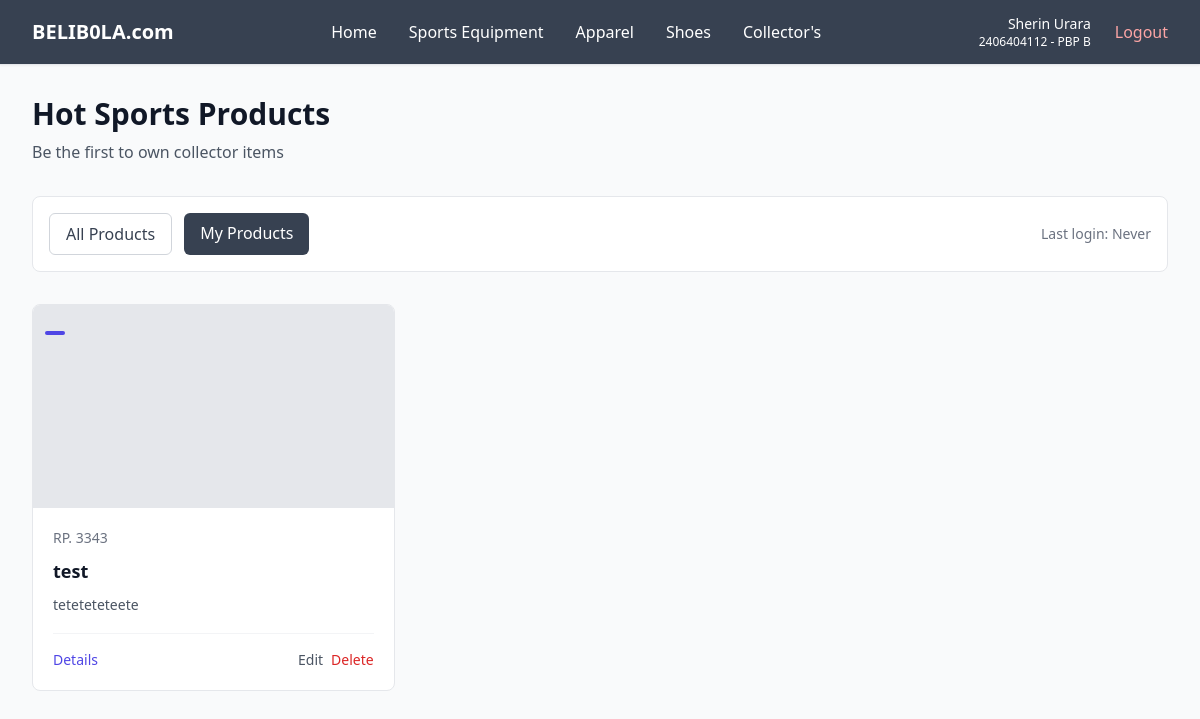
/?filter=my (signed in), run on an earlier commit of the app's database.
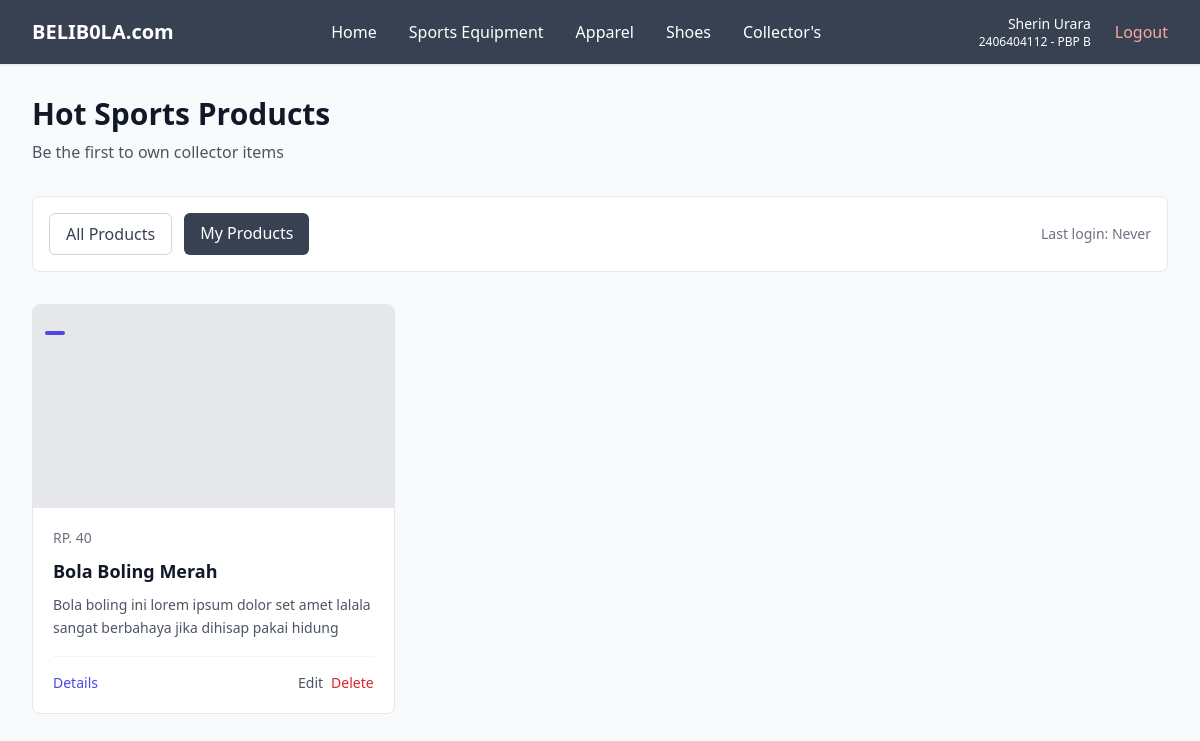
And on a later commit of the database.
### main/models.py (models this page shows, shortened)
class Products(models.Model):
    CATEGORY_CHOICES = [
        ('bola biasa', 'Bola Biasa'),
        ('update', 'Update'),
        ('exclusive', 'Exclusive'),
        ('bola luar biasa', 'Bola Luar Biasa'),
        ('kolektor', 'Kolektor'),
        ('signed', 'Signed'),
    ]
    seller = models.ForeignKey(User, on_delete=models.CASCADE, null=True)
    id = models.UUIDField(primary_key=True, default=uuid.uuid4, editable=False)
    name = models.CharField()
    price = models.IntegerField()
    description = models.TextField()
    thumbnail = models.URLField()
    category = models.CharField(max_length=20, choices=CATEGORY_CHOICES, default='update')
    is_featured = models.BooleanField(default=False)

### main/views.py (the view)
# urls.py: path('', show_main, name='show_main'),
@login_required(login_url='/login')
def show_main(request):
    filter_type = request.GET.get('filter', 'all')  # default to 'all'
    if filter_type == "my":
        products_list = Products.objects.filter(seller=request.user)
    else:
        products_list = Products.objects.all()
    context = {
        'app' : 'BeliBola',
        'npm' : '2406404112',
        'name': 'Sherin Urara',
        'class': 'PBP B',
        'products_list': products_list,
        'last_login': request.COOKIES.get('last_login',"Never"),
        'username': request.COOKIES.get('username', "Never")
    }
    return render(request, "main.html", context)

### main/templates/main.html (shortened to what this page needs)
{% extends 'base.html' %}
{% load static %}
{% block content %}
{% include 'navbar.html' %}
 <div class="bg-gray-50 w-full pt-16 min-h-screen">
  <div class="max-w-7xl mx-auto px-4 sm:px-6 lg:px-8 py-8">
    <div class="mb-8">
      <h1 class="text-3xl font-bold text-gray-900 mb-2">Hot Sports Products</h1>
      <p class="text-gray-600">Be the first to own collector items</p>
    </div>
    <div class="flex flex-col sm:flex-row sm:items-center sm:justify-between mb-8 bg-white rounded-lg border border-gray-200 p-4">
      <div class="flex space-x-3 mb-4 sm:mb-0">
        <a href="?" class="{% if request.GET.filter == 'all' or not request.GET.filter  %} bg-gray-700 text-white{% else %}bg-white text-gray-700 border border-gray-300{% endif %} px-4 py-2 rounded-md font-medium transition-colors hover:bg-gray-500 hover:text-white">
          All Products
        </a>
        <a href="?filter=my" class="{% if request.GET.filter == 'my' %} bg-gray-700 text-white{% else %}bg-white text-gray-700 border border-gray-300{% endif %} px-4 py-2 rounded-md font-medium transition-colors hover:bg-gray-500 hover:text-white">
          My Products
        </a>
      </div>
      {% if user.is_authenticated %}
        <div class="text-sm text-gray-500">
          Last login: {{ last_login }}
        </div>
      {% endif %}
    </div>
 {% if not products_list %}
      <div class="bg-white rounded-lg border border-gray-200 p-12 text-center">
        <div class="w-32 h-32 mx-auto mb-4">
          <img src="{% static 'image/no-products.png' %}" alt="No products available" class="w-full h-full object-contain">
        </div>
        <h3 class="text-lg font-medium text-gray-900 mb-2">No Products on BeliB0la</h3>
        <p class="text-gray-500 mb-6">Be the first to add a product to belibola!</p>
        <a href="{% url 'main:create_products' %}" class="inline-flex items-center px-4 py-2 bg-grey-600 text-white rounded-md hover:bg-green-700 transition-colors">
          Sell Product
        </a>
      </div>
    {% else %}
      <div class="grid grid-cols-1 md:grid-cols-2 lg:grid-cols-3 gap-6">
        {% for products in products_list %}
          {% include 'card_product.html' with product=product %}
        {% endfor %}
      </div>
    {% endif %}
 {% endblock content %}

### main/templates/card_product.html (shortened to what this page needs)
{% load static %}
<article class="bg-white rounded-lg border border-gray-200 hover:shadow-lg transition-shadow duration-300 overflow-hidden">
  <div class="aspect-[16/9] relative overflow-hidden">
    {% if news.thumbnail %}
      <img src="{{ products.thumbnail }}" alt="{{ products.name }}" class="w-full h-full object-cover">
    {% else %}
      <div class="w-full h-full bg-gray-200"></div>
    {% endif %}
    <div class="absolute top-3 left-3">
      <span class="inline-flex items-center px-2.5 py-0.5 rounded-md text-xs font-medium bg-indigo-600 text-white">
      </span>
    </div>
  </div>
  <div class="p-5">
    <div class="flex items-center text-sm text-gray-500 mb-3">
      <h1>RP. {{ products.price }}</h1>
    </div>
    <h3 class="text-lg font-semibold text-gray-900 mb-3 line-clamp-2 leading-tight">
      <a href="{% url 'main:show_products' products.id %}" class="hover:text-indigo-600 transition-colors">
        {{ products.name }}
      </a>
    </h3>
    <p class="text-gray-600 text-sm leading-relaxed line-clamp-3 mb-4">
      {{ products.description|truncatewords:20 }}
    </p>
    {% if user.is_authenticated and products.seller == user %}
      <div class="flex items-center justify-between pt-4 border-t border-gray-100">
        <a href="{% url 'main:show_products' products.id %}" class="text-indigo-600 hover:text-indigo-700 font-medium text-sm transition-colors">
          Details
        </a>
        <div class="flex space-x-2">
          <a href="{% url 'main:edit_product' products.id %}" class="text-gray-600 hover:text-gray-700 text-sm transition-colors">
            Edit
          </a>
          <a href="{% url 'main:delete_product' products.id %}" class="text-red-600 hover:text-red-700 text-sm transition-colors">
            Delete
          </a>
        </div>
      </div>
    {% else %}
      <div class="pt-4 border-t border-gray-100">
        <a href="{% url 'main:show_products' products.id %}" class="text-indigo-600 hover:text-indigo-700 font-medium text-sm transition-colors">
          Details →
        </a>
      </div>
    {% endif %}
  </div>
</article>

What changed in the data, as far as the page shows it:
removed Products: price "3343", name "test", description "teteteteteete", shows "Details"
added Products: price "40", name "Bola Boling Merah", description "Bola boling ini lorem ipsum dolor set amet lalala sangat berbahaya jika dihisap pakai hidung", shows "Details"
